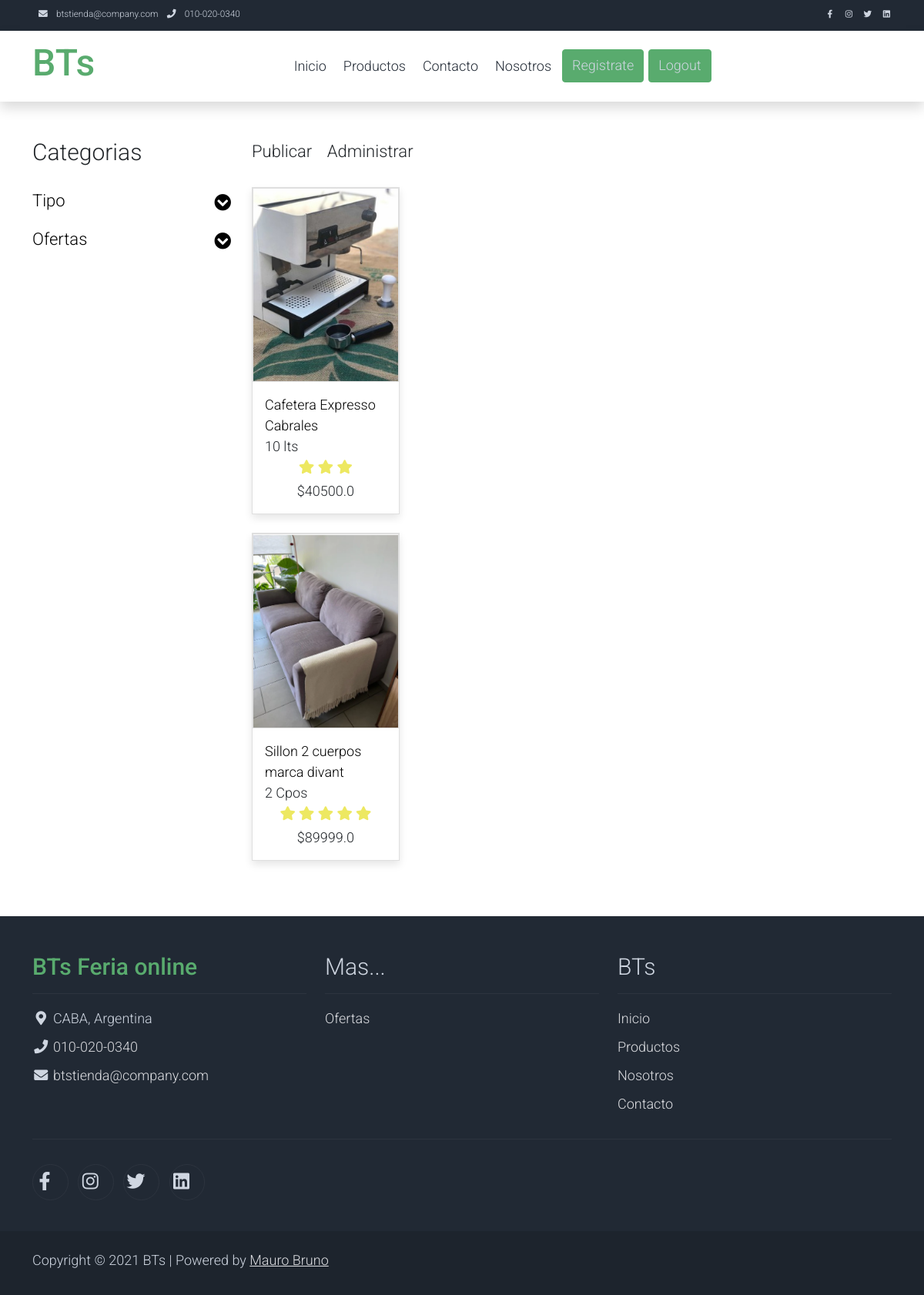
The page /ofertas/ (signed in) on the database its author committed.
### WebMDev_app/models.py (models this page shows, shortened)
class Producto(models.Model):
    nombre = models.CharField(blank=True, max_length=40, default='')
    descripcion = models.CharField(blank=True, max_length=100)
    idnumber = models.IntegerField(blank=True)
    tamaño = models.CharField(blank=True, max_length=10)
    precio = models.FloatField(default=0.0)
    valoracion = models.FloatField(blank=True, max_length=4, default=0.0)
    imagen = models.ImageField(blank=True, upload_to='media')
    slug = models.SlugField(blank=True, max_length=100)
    userName = models.CharField(blank=True, max_length=100)
    def get_absolute_url(self):
        return reverse('productos', kwargs={'slug': self.slug})
    """def save(self, *args, **kwargs):
        # Generar un nombre único y aleatorio para la imagen
        if self.imagen:
            extension = self.imagen.name.split('.')[-1]
            self.imagen.name = f"{uuid.uuid4()}.{extension}"
        super().save(*args, **kwargs)"""

### WebMDev_app/views.py (the view)
# urls.py: path('ofertas/', views.Productosofer.as_view(), name='ofertas'),
class Productosofer(ListView):
    model = Producto
    template_name = 'ofertas.html'

### WebMDev_app/templates/ofertas.html (shortened to what this page needs)
{% extends "padre.html" %}
{% load static %}
{% block contenidoVar %}
<div class="container py-5">
    <div class="row">
        <div class="col-lg-3">
            <h1 class="h2 pb-4">Categorias</h1>
            <ul class="list-unstyled templatemo-accordion">
                <li class="pb-3">
                    <a class="collapsed d-flex justify-content-between h3 text-decoration-none"
                       href="{% url 'productos' %}">
                        Tipo
                        <i class="fa fa-fw fa-chevron-circle-down mt-1"></i>
                    </a>
                </li>
                <li class="pb-3">
                    <a class="collapsed d-flex justify-content-between h3 text-decoration-none"
                       href="{% url 'ofertas' %}">
                        Ofertas
                        <i class="pull-right fa fa-fw fa-chevron-circle-down mt-1"></i>
                    </a>
                </li>
            </ul>
        </div>
        <div class="col-lg-9">
            <div class="row">
                <div class="col-md-6">
                    <ul class="list-inline shop-top-menu pb-3 pt-1">
                        <li class="list-inline-item">
                            <a class="h3 text-dark text-decoration-none mr-3"
                               href="{% url 'crearArticulo' %}">Publicar</a>
                            <a class="h3 text-dark text-decoration-none mr-3" href="{% url 'admin' %}">Administrar</a>
                        </li>
                    </ul>
                </div>
                <div class="col-md-6 pb-4">
                </div>
            </div>
            {% for producto in object_list %}
            <div class="col-lg-9">
            {% if producto.idnumber == 1001 %}
                <div class="row">
                    <div class="col-md-4">
                        <div class="card mb-4 product-wap rounded-0">
                            <div class="card rounded-0">
                                {% if producto.imagen %}
                                <img class="card-img rounded-0 img-fluid" src="{{producto.imagen.url}}">
                                {% else %}
                                <p>Imagen no disponible</p>
                                {% endif %}
                            </div>
                            <div class="card-body">
                                <a href="{{ producto.get_absolute_url }}" class="h3 text-decoration-none">{{producto.nombre}}</a>
                                <ul class="w-100 list-unstyled d-flex justify-content-between mb-0">
                                    <li>{{producto.tamaño}}</li>
                                </ul>
                                <ul class="list-unstyled d-flex justify-content-center mb-1">
                                    <li>
                                        <i class="text-warning fa fa-star"></i>
                                        <i class="text-warning fa fa-star"></i>
                                        <i class="text-warning fa fa-star"></i>
                                    </li>
                                </ul>
                                <p class="text-center mb-0">${{producto.precio}}</p>
                            </div>
                        </div>
                    </div>
                </div>
            {% endif %}
            </div>
            <div class="col-lg-9">
            {% if producto.idnumber == 1002 %}
                <div class="row">
                    <div class="col-md-4">
                        <div class="card mb-4 product-wap rounded-0">
                            <div class="card rounded-0">
                                {% if producto.imagen %}
                                <img class="card-img rounded-0 img-fluid" src="{{producto.imagen.url}}">
                                {% else %}
                                <p>Imagen no disponible</p>
                                {% endif %}
                            </div>
                            <div class="card-body">
                                <a href="{{ producto.get_absolute_url }}" class="h3 text-decoration-none">{{producto.nombre}}</a>
                                <ul class="w-100 list-unstyled d-flex justify-content-between mb-0">
                                    <li>{{producto.tamaño}}</li>
                                </ul>
                                <ul class="list-unstyled d-flex justify-content-center mb-1">
                                    <li>
                                        <i class="text-warning fa fa-star"></i>
                                        <i class="text-warning fa fa-star"></i>
                                        <i class="text-warning fa fa-star"></i>
                                        <i class="text-warning fa fa-star"></i>
                                        <i class="text-warning fa fa-star"></i>
                                    </li>
                                </ul>
                                <p class="text-center mb-0">${{producto.precio}}</p>
                            </div>
                        </div>
                    </div>
                </div>
            {% endif %}
            </div>
            {% endfor %}
        </div>
    </div>
</div>
{% endblock %}

### WebMDev_app/static/WebMDev_app/assets/css/templatemo.css (style rules this page uses)
body, ul, li, p, a, label, input, div { font-family: 'Roboto', sans-serif; font-size: 18px !important; font-weight: 300 !important; }
.h2 { font-family: 'Roboto', sans-serif; font-size: 30px !important; font-weight: 300; }
.h3 { font-family: 'Roboto', sans-serif; font-size: 22px !important; }
.text-warning { color: #ede861 !important; }
.templatemo-accordion a { color: #000; }
.product-wap { box-shadow: 0px 5px 10px 0px rgba(0, 0, 0, 0.10); }
.card.product-wap a { color: #000; }
.product-wap .h3, .product-wap li, .product-wap i, .product-wap p { font-size: 12px !important; }
@media (min-width: 992px) { .product-wap .h3, .product-wap li, .product-wap i, .product-wap p { font-size: 18px !important; } }

### WebMDev_app/templates/ofertas.html (style rules this page uses)
.list-inline-item a { margin-right: 15px; }

### rows shown on the page
Producto: imagen (picture), nombre "Cafetera Expresso Cabrales", tamaño "10 lts", precio "40500.0"
Producto: imagen (picture), nombre "Sillon 2 cuerpos marca divant", tamaño "2 Cpos", precio "89999.0"
